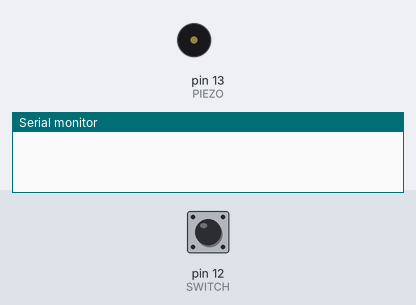
This sketch was run on a simulated Arduino Uno, built with avr-gcc and run on an emulated ATmega328P. On the bench: buzzer (waves = sounding, pin HIGH), the last lines printed to the serial monitor. The test bench sets the inputs (shaded band); at power-on: pin 12 (SWITCH) HIGH.

Above: at 1.2 s.
1.3 s: pin 12 (SWITCH) pulled LOW for 0.15 s
At 1.4 s:
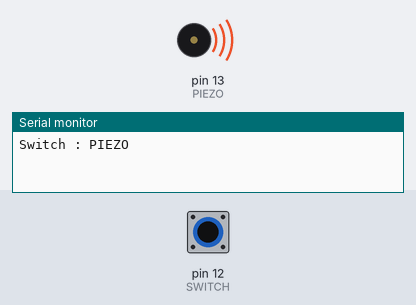
3.0 s: pin 12 (SWITCH) pulled LOW for 3.2 s
At 6.6 s:
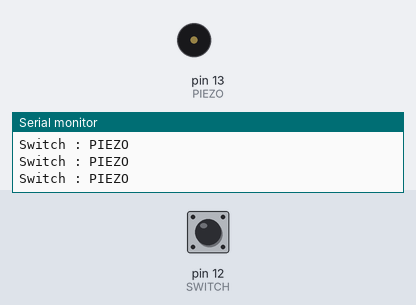
Timing chart, 0 to 8.1 s (numbered marks = the images above; inputs shaded):
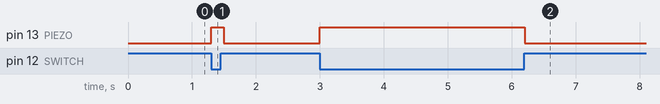

The sketch:

02_03_Piezo_Practice.ino
```cpp
int PIEZO = 13;
int SWITCH = 12;

void setup() {
  Serial.begin(9600);
  pinMode(PIEZO, OUTPUT);
  pinMode(SWITCH, INPUT_PULLUP);
}

void loop() {
  int SW1 = digitalRead(SWITCH);
  digitalWrite(PIEZO, LOW);

  if (SW1 == LOW){
    Serial.println("Switch : PIEZO");
    digitalWrite(PIEZO, HIGH);
    delay(100);
  }
}
```

Measured:
- after the input at 1.3 s, pin 13 (PIEZO): LOW → HIGH at once, → LOW 0.20 s later
- after the input at 3.0 s, pin 13 (PIEZO): LOW → HIGH at once, → LOW 3.2 s later
